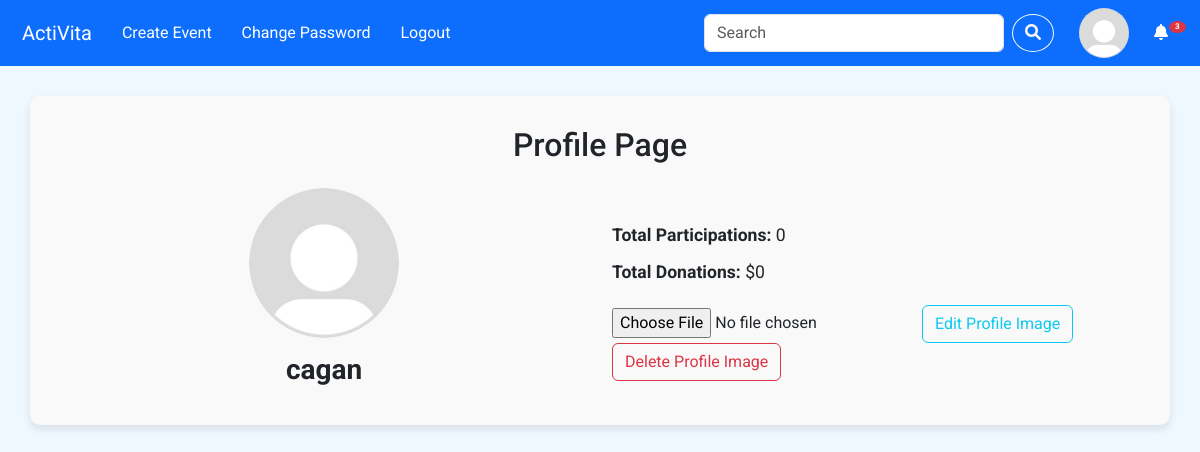
The app's page /profile_page (signed in), older data.
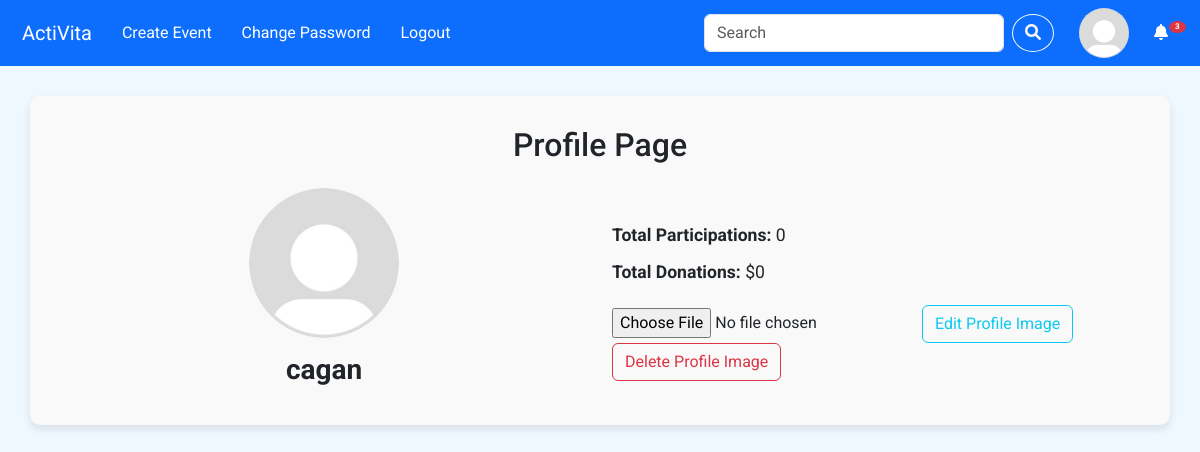
The same page, newer data.
### app/models.py (models this page shows)
class User(AbstractUser):
    profile_image = models.ImageField(upload_to='img/', default='img/default_profile.jpg')
    event_participations = models.ManyToManyField('Event', through='Participation')
    def total_participations(self):
        return self.event_participations.count()
    def total_donations(self):
        return Donation.objects.filter(user=self).aggregate(total=models.Sum('amount'))['total'] or 0

### app/views.py (the view)
# urls.py: path("profile_page", views.profile_page, name="profile_page"),
@login_required
def profile_page(request):
    return render(request, "app/profile.html", {
        "user": request.user
    })

### app/templates/app/profile.html (shortened to what this page needs)
{% extends "app/layout.html" %}
{% load static %}
{% block body %}
    <div class="container profile-container">
        <h2 class="text-center mb-4">Profile Page</h2>
        <div class="row align-items-center">
            <div class="col-md-6 text-center">
                {% if user.profile_image %}
                    <img src="{{ user.profile_image.url }}" alt="Profile Image" class="profile-image">
                {% else %}
                    <img src="{% static 'app/img/default_profile.jpg' %}" alt="Default Profile Image" class="profile-image">
                {% endif %}
                <h3>{{ user.username }}</h3>
            </div>
            <div class="col-md-6 profile-details">
                <p><strong>Total Participations:</strong> {{ user.total_participations }}</p>
                <p><strong>Total Donations:</strong> ${{ user.total_donations }}</p>
                <div class="profile-buttons">
                    <form action="{% url 'edit_profile' %}" method="post" enctype="multipart/form-data">
                        <input type="file" name="new_profile_image" id="new_profile_image">
                        <button type="submit" class="btn btn-outline-info">Edit Profile Image</button>
                    </form>
                    <form action="{% url 'delete_profile' %}" method="post">
                        <button type="submit" class="btn btn-outline-danger">Delete Profile Image</button>
                    </form>
                </div>
            </div>
        </div>
    </div>
{% endblock %}

### app/templates/app/layout.html (shortened to what this page needs)
<!DOCTYPE html>
<html lang="en">
{% load static %}
    <head>
        <link href="https://cdn.jsdelivr.net/npm/bootstrap@5.3.3/dist/css/bootstrap.min.css" rel="stylesheet">
        <link href="https://cdnjs.cloudflare.com/ajax/libs/font-awesome/6.0.0-beta3/css/all.min.css" rel="stylesheet">
        <link rel="stylesheet" href="https://unpkg.com/leaflet@1.9.4/dist/leaflet.css" />
        <link href="{% static 'app/css/styles.css' %}" rel="stylesheet" type="text/css">
    </head>
    <body>
        <nav class="navbar bg-primary">
            <div class="container-fluid">
                <div class="left">
                    <a class="navbar-brand" href="{% url 'index' %}">ActiVita</a>
                    {% if user.is_authenticated %}
                        <a class="nav-link" href="{% url 'create_event' %}">Create Event</a>
                        <a class="nav-link" href="{% url 'change_password' %}">Change Password</a>
                        <a class="nav-link" href="{% url 'logout' %}">Logout</a>
                    {% else %}
                        <a class="nav-link" href="{% url 'login' %}">Login</a>
                        <a class="nav-link" href="{% url 'register' %}">Register</a>
                    {% endif %}
                </div>
                <div class="right">
                    <form class="d-flex" role="search" action="{% url 'search' %}" method="post">
                        <input class="form-control me-2 search-bar" type="search" placeholder="Search" name="query" aria-label="Search">
                        <button class="btn btn-outline-light rounded-circle search-btn" type="submit"><i class="fa-solid fa-magnifying-glass"></i></button>
                    </form>
                    {% if user.is_authenticated %}
                        <a href="{% url 'profile_page' %}" class="nav-item user">
                            {% if user.profile_image %}
                                <img src="{{ user.profile_image.url }}" class="rounded-circle" alt="Profile Image" width="50" height="50">
                            {% else %}
                                <img src="{% static 'app/img/default_profile.jpg' %}" class="rounded-circle" alt="Default Picture" width="50" height="50">
                            {% endif %}
                        </a>
                        <div class="notification-wrapper">
                            <i class="fa-solid fa-bell"></i>
                            <span class="badge bg-danger" id="notification-count">3</span>
                        </div>
                    {% endif %}
                </div>
            </div>
        </nav>
        <div class="body" id="main-content">
            {% block body %}
            {% endblock %}
        </div>
    </body>
</html>

### app/static/app/css/styles.css (style rules this page uses)
* { margin: 0; padding: 0; box-sizing: border-box; font-family: 'Roboto', sans-serif; }
body { background-color: #f0f8ff; }
.navbar-brand, .nav-link, .fa-bell { color: white; margin: 0 10px 0 10px; text-decoration: none; }
.navbar-brand { margin-right: 20px; }
.left, .right { display: flex; align-items: center; }
.navbar .container-fluid { display: flex; justify-content: space-between; align-items: center; }
.navbar .right form, .user { display: flex; align-items: center; margin-right: 15px; }
.rounded-circle { margin-left: 10px; object-fit: cover; }
.search-bar { width: 300px; }

### app/templates/app/profile.html (style rules this page uses)
.profile-container { margin-top: 30px; padding: 30px; background-color: #f9f9f9; border-radius: 10px; box-shadow: 0 4px 8px rgba(0, 0, 0, 0.1); }
.profile-image { border-radius: 50%; width: 150px; height: 150px; object-fit: cover; }
.profile-details { margin-top: 20px; }
.profile-buttons { margin-top: 20px; }
.profile-buttons .btn { margin-right: 10px; }
h3 { margin-top: 15px; font-weight: bold; }
p { font-size: 1.1rem; margin-bottom: 10px; }

### app/templates/app/layout.html (style rules this page uses)
* { margin: 0; padding: 0; box-sizing: border-box; font-family: 'Roboto', sans-serif; }
body { background-color: #f0f8ff; }
.navbar-brand, .nav-link, .fa-bell { color: white; margin: 0 20px 0 10px; text-decoration: none; }
.navbar-brand { margin-right: 20px; }
.left, .right { display: flex; align-items: center; }
.navbar .container-fluid { display: flex; justify-content: space-between; align-items: center; }
.navbar .right form, .user { display: flex; align-items: center; margin-right: 15px; }
.rounded-circle { margin-left: 10px; object-fit: cover; }
.search-bar { width: 300px; }
.search-btn { margin: 0; }
.notification-wrapper { position: relative; display: inline-block; }
#notification-count { position: absolute; top: 0px; left: 25px; padding: 2px 6px; border-radius: 50%; background-color: red; color: white; font-size: 8px; line-height: 1; }

Row changes from the older to the newer data that the page shows:
changed User "cagan": profile_image: picture added
